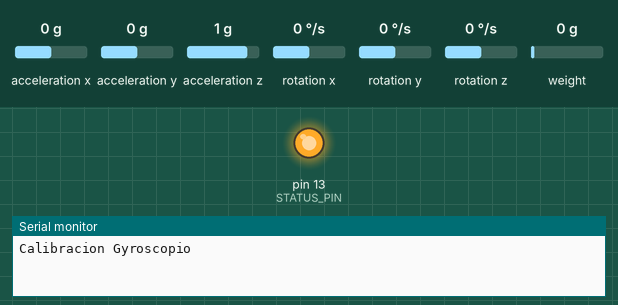
A sketch run on a simulated Arduino Nano, built with avr-gcc and run on an emulated ATmega328P. Parts: output pins drawn as LEDs (lit = HIGH), the last lines printed to the serial monitor. Wiring (inferred from the names in the program): MPU-6050 motion sensor at I2C address 0x68. Inputs (shaded band) come from the test bench; at power-on: acceleration x 0 g, acceleration y 0 g, acceleration z 1 g, rotation x 0 °/s, rotation y 0 °/s, rotation z 0 °/s, weight on the scale 0 g.

Above: at 3.1 s.
At 11.1 s:
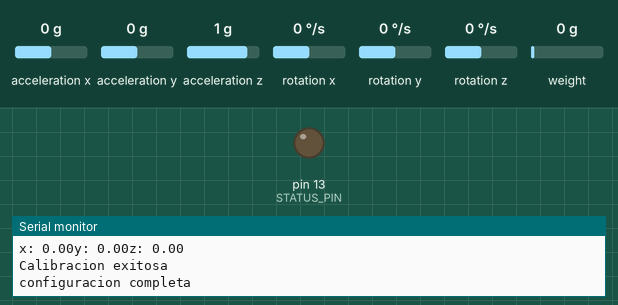
Timing chart, 0 to 12.6 s (numbered marks = the images above):
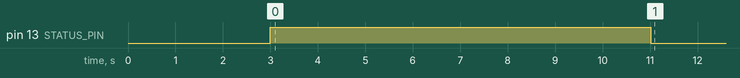

The sketch:

sketch_oct10a_lab_pendulo.ino
```cpp
//********************************************************Autor: Nelson Castillo rev1.0 (agosto 2019)******************************************************************************************************
//********************************************************PENDULO PARA ANGULOS GRANDES(PENDULO INSTRUMENTADO)***************************************************
//**************************************************************************************************************************************************************
//************************* placa de desarrollo arduino nano conectado al modulo bluetooth (hc-05)*************************************************************
//*************************sistema alimentado con una bateria de 9 [v] para evitar la frecuencia de la red de 220[v]******************************************


#define STATUS_PIN                      13             //LED INDICADOR de estado del arduino
//************************************************************************************************
//******************************Registros del IMU MPU6050*****************************************
//************************************************************************************************
#define MPU_POWER_REG                   0x6B             //registro del modo de energia
#define MPU_POWER_CYCLE                 0b00000000       //
#define MPU_READ_TIMEOUT                2000             //
#define MPU_SAMP_FREQ                   250              //

#define MPU_GYRO_CFG_REG                0x1B             //registro del giroscopio
#define MPU_GYRO_READ_REG               0x43
#define MPU_GYRO_READ_REG_SIZE          6
#define MPU_GYRO_CFG_250DEG             0b00000000
#define MPU_GYRO_READINGSCALE_250DEG    131.0            //Escala 250 del giroscopio
#define MPU_GYRO_CFG_500DEG             0b00001000
#define MPU_GYRO_READINGSCALE_500DEG    65.5             //Escala 500 del giroscopio
#define MPU_GYRO_CFG_1000DEG            0b00010000
#define MPU_GYRO_READINGSCALE_1000DEG   32.8             //Escala 1000 del giroscopio
#define MPU_GYRO_CFG_2000DEG            0b00011000
#define MPU_GYRO_READINGSCALE_2000DEG   16.4             //Escala 2000 del giroscopio
#define MPU_CALIBRATE_READING_NUM       2000             //NUMERO de muestras para la calibración

#define MPU_TEMP_READ_REG               0x41             //Registro de temperatura
#define MPU_TEMP_READ_REG_SIZE          2                //Numero de registros del sensor de temperatura

#define MPU_ACCEL_CFG_REG               0x1C             //Registro acelerometro
#define MPU_ACCEL_READ_REG              0x3B
#define MPU_ACCEL_READ_REG_SIZE         6                //Numero de registros del acelerometro SON 6 EN ORDEN valor high and low.
#define MPU_ACCEL_CFG_2G                0b00000000
#define MPU_ACCEL_READINGSCALE_2G       16384.0          //Escala 2g del acelerometro
#define MPU_ACCEL_CFG_4G                0b00001000
#define MPU_ACCEL_READINGSCALE_4G       8192.0           //Escala 4g del acelerometro
#define MPU_ACCEL_CFG_8G                0b00010000
#define MPU_ACCEL_READINGSCALE_8G       4096.0           //Escala 8g del acelerometro
#define MPU_ACCEL_CFG_16G               0b00011000
#define MPU_ACCEL_READINGSCALE_16G      2048.0           //Escala 16g del acelerometro

#define MPU1_I2C_ADDRESS                0b1101000        //adress del IMU
#define MPU2_I2C_ADDRESS                0b1101001
//*****************************************************************************************************
//***************************configuracion HX711*******************************************************
//*****************************************************************************************************
#define DOUT  A0                                         //pin data del hx711
#define CLK  A1                                          //pin clk del hx711
#include <Wire.h>                                        //libreria necesaria para protocolo i2c
#include "HX711.h"                                       //libreria necesaria para el modulo Hx711
//////////////////////////////////////////////////////////////////////////////////////////////////////////////////////////////////
/////-----------------------------------BLUETOOTH-------------------------------------------------------------------------------
////////////////////////////////////////////////////////////////////////////////////////////////////////////////////////////////
#include <SoftwareSerial.h>                              //libreria para el bluetooth hc05
SoftwareSerial BTserial(0,1);                            //RX,TX   linea del bluetooth
//////////////////////////////////////////////////////////////////////////////////////////////////////////////////////////////
/////-------------------------------fin--bluetooth----------------------------------------------------------------------------
//////////////////////////////////////////////////////////////////////////////////////////////////////////////////////////////
HX711 balanza(DOUT, CLK);                               //crear objeto balanza(hx711)

long val = 0;                                           //inicializar variable val en cero para valor adc del hx711
float gForceX, gForceY, gForceZ;                        //aceleracion x,y,z(imu)
float rotX, rotY, rotZ;                                 //variables velocidad angular x,y,z (IMU)
float calibX, calibY, calibZ;
//float pitch, roll, yaw;
float mpuTemp;                                           //variable de temperatura del IMU
long loopTimer = 0;
float t0;                                                //variable tiempo

////////////////////////////////////////////////////////////////////////////////////////////////////////////////////////////
///---------------------------------------setup-----------------------------------------------------------------------------
///////////////////////////////////////////////////////////////////////////////////////////////////////////////////////////
void setup() {
  t0=millis();                         //cronometro
  Serial.begin(115200);                //(57600);
  BTserial.begin(115200);              //baud del modulo bluetooth
  //balanza.set_scale(55.1215);        //hx711
  //balanza.tare(10);                   //hx711
  pinMode(STATUS_PIN,OUTPUT);           //configuro led pin 13
  digitalWrite(STATUS_PIN, LOW);        //led apagado
  Wire.begin();
  SetupMPU();                          //llamo a la funcion que configura al mpu6050
  delay(3000);                         //pausa de 3000 milisegundos
  calibrateGyro();                     //llamo a la funcion de calibracion del giroscopio
  Serial.println("configuracion completa");  //envio mensaje por monitor serial configuración completada
}

//////////////////////////////////////////////////////////////////////////////////////////////////////////////////////
////-------------------------------función de configuración MPU------------------------------------------------------
/////////////////////////////////////////////////////////////////////////////////////////////////////////////////////
void SetupMPU()
{
  Wire.beginTransmission(MPU1_I2C_ADDRESS);   //iniciar la comunicacion con el IMU
  Wire.write(MPU_POWER_REG);                   //escribir en los registros
  Wire.write(MPU_POWER_CYCLE);
  Wire.endTransmission();                     //finalizar la comunicación con el IMU
  Wire.beginTransmission(MPU1_I2C_ADDRESS);   //iniciar la comunicacion con el IMU
  Wire.write(MPU_GYRO_CFG_REG);
  Wire.write(MPU_GYRO_CFG_1000DEG);         //configura escala de giros
  Wire.endTransmission();                    //finalizar la comunicación con el IMU
  Wire.beginTransmission(MPU1_I2C_ADDRESS);   //iniciar la comunicacion con el IMU
  Wire.write(MPU_ACCEL_CFG_REG);
  Wire.write(MPU_ACCEL_CFG_16G);            //configura escala de G
  Wire.endTransmission();                   //finalizar la comunicación con el IMU
}

/////////////////////////////////////////////////////////////////////////////////////////////////////////
///--------------------------------LOOP----------------------------------------------------------------
///////////////////////////////////////////////////////////////////////////////////////////////////////
void loop() {
  if(ReadMPU())
  {
    while(micros() - loopTimer < 4000);
    loopTimer = micros();
  }
}

bool ReadMPU()
{
  if(MPUReadAccel() && MPUReadGyro())
  {
//    calcRotation();
    printData();
    return true;
  }
  return false;
}

///////////////////////////////////////////////////////////////////////////////////////////////////////////////////
////------------------------------------------ACELEROMETROS(IMU)-------------------------------------------------------
///////////////////////////////////////////////////////////////////////////////////////////////////////////////////
bool MPUReadAccel()
{
  Wire.beginTransmission(MPU1_I2C_ADDRESS);         //inicializar la comunicacion con el IMU
  Wire.write(MPU_ACCEL_READ_REG);                   //escribir registro
  Wire.endTransmission();                           //finalizar la comunicacion
  Wire.requestFrom(MPU1_I2C_ADDRESS, MPU_ACCEL_READ_REG_SIZE);
  long timeout = millis() + MPU_READ_TIMEOUT;
  while(Wire.available() < MPU_ACCEL_READ_REG_SIZE && timeout < millis());
  if (timeout <= millis()) return false;
  gForceX = (long)(Wire.read() << 8 | Wire.read()) / MPU_ACCEL_READINGSCALE_16G; //configura escala de G
  gForceY = (long)(Wire.read() << 8 | Wire.read()) / MPU_ACCEL_READINGSCALE_16G;
  gForceZ = (long)(Wire.read() << 8 | Wire.read()) / MPU_ACCEL_READINGSCALE_16G;
  return true;
}

////////////////////////////////////////////////////////////////////////////////////////////////////////////////////
////------------------------------------------TEMPERATURA(IMU)----------------------------------------------------------
///////////////////////////////////////////////////////////////////////////////////////////////////////////////////
bool MPUReadTemp()
{
  Wire.beginTransmission(MPU1_I2C_ADDRESS);     //inicializar comunicación con el IMU
  Wire.write(MPU_TEMP_READ_REG);                //escribir registro
  Wire.endTransmission();                       //finalizar comunicación
  Wire.requestFrom(MPU1_I2C_ADDRESS, MPU_TEMP_READ_REG_SIZE);
  long timeout = millis() + MPU_READ_TIMEOUT;
  while(Wire.available() < MPU_TEMP_READ_REG_SIZE && timeout < millis());
  if (timeout <= millis()) return false;
  mpuTemp = (long)(Wire.read() << 8 | Wire.read())/340 + 36.53;  //formula según datasheet del mpu6050
  return true;
}

////////////////////////////////////////////////////////////////////////////////////////////////////////////////////
////----------------------------------------GIROSCOPIOS(IMU)------------------------------------------------------------
///////////////////////////////////////////////////////////////////////////////////////////////////////////////////
bool MPUReadGyro()
{
  Wire.beginTransmission(MPU1_I2C_ADDRESS);
  Wire.write(MPU_GYRO_READ_REG);
  Wire.endTransmission();
  Wire.requestFrom(MPU1_I2C_ADDRESS, MPU_GYRO_READ_REG_SIZE);
  long timeout = millis() + MPU_READ_TIMEOUT;
  while(Wire.available() < MPU_ACCEL_READ_REG_SIZE && timeout < millis());
  if (timeout <= millis()) return false;
  rotX = (long)(Wire.read() << 8 | Wire.read()) / MPU_GYRO_READINGSCALE_1000DEG;              //configura girosco
  rotY = (long)(Wire.read() << 8 | Wire.read()) / MPU_GYRO_READINGSCALE_1000DEG;
  rotZ = (long)(Wire.read() << 8 | Wire.read()) / MPU_GYRO_READINGSCALE_1000DEG;

  return true;
}

/////////////////////////////////////////////////////////////////////////////////////////////////////////////////////////////
////-----------------------------------------CALIBRACION GIROSCOPIO---------------------------------------------------------
////////////////////////////////////////////////////////////////////////////////////////////////////////////////////////////
void calibrateGyro()
{
  loopTimer = 0;

  digitalWrite(STATUS_PIN, HIGH);          //enciendo led 13
  Serial.println("Calibracion Gyroscopio");    //mensaje x serial

  calibX = 0;                                  //valores iniciales en cero
  calibY = 0;
  calibZ = 0;


  for(int i=0; i<MPU_CALIBRATE_READING_NUM;i++)
  {
    if(MPUReadGyro())
    {
      calibX += rotX;
      calibY += rotY;
      calibZ += rotZ;

      //wait for the next sample cycle
      while(micros() - loopTimer < 4000);
      loopTimer = micros();
    }
    else
    {
      i--;
    }
  }
  calibX = calibX / MPU_CALIBRATE_READING_NUM;
  calibY = calibY / MPU_CALIBRATE_READING_NUM;
  calibZ = calibZ / MPU_CALIBRATE_READING_NUM;

  Serial.print("x: ");
  Serial.print(calibX);
  Serial.print("y: ");
  Serial.print(calibY);
  Serial.print("z: ");
  Serial.println(calibZ);

  Serial.println("Calibracion exitosa");                     //mensaje por monitor serial

  digitalWrite(STATUS_PIN, LOW);                            //se apaga el led 13
}

//void calcRotation()
//{
//  pitch += (rotX - calibX) * (1/(MPU_SAMP_FREQ/MPU_GYRO_READINGSCALE_250DEG));
//  roll += (rotY - calibY) * (1/(MPU_SAMP_FREQ/MPU_GYRO_READINGSCALE_250DEG));
//  yaw += (rotZ - calibZ) * (1/(MPU_SAMP_FREQ/MPU_GYRO_READINGSCALE_250DEG));
//}


//////////////////////////////////////////////////////////////////////////////////////////////////////////////////////////////
////////------------------------------------DATOS A MOSTRAR X MONITOR SERIAL-------------------------------------------------
/////////////////////////////////////////////////////////////////////////////////////////////////////////////////////////////
void printData()
{
  val = balanza.read();
  //Serial.print("Temp (deg c) ");
  //Serial.print(mpuTemp);
  //Serial.print(" Gyro (deg/s)");
  Serial.print(millis()-t0);                     //DATO de tiempo en milisegundos.
  //Serial.print(" X=");
  Serial.print("\t");                            //espacio entre datos
  Serial.print(val);                             //(balanza.get_units(1),0);
  Serial.print("\t");                             // un tab del teclado (espacio en blanco)
  Serial.print(rotX - calibX);                   //velocidad angular en el eje x osea respecto del eje del pendulo
  //Serial.print(" Y=");
  //Serial.print("\t");
  //Serial.print(rotY - calibY);
  //Serial.print(" Z=");
  //Serial.print("\t");
  //Serial.println(rotZ - calibZ);
  //Serial.print(" Accel (g)");
  //Serial.print(" X=");
  //Serial.print("\t");
  //Serial.print(gForceX);
  //Serial.print(" Y=");
  Serial.print("\t");                            // un tab del teclado (espacio en blanco)
  Serial.print(gForceY*9.81);                    //aceleracion en metros /s2 eje y
  //Serial.print(" Z=");
  Serial.print("\t");                            // un tab del teclado (espacio en blanco)
  Serial.println(gForceZ*9.81);                  //aceleracion en metros/s2 eje z
//  Serial.print(" RT:");
//  Serial.print(" Roll:");
//  Serial.print(roll);
//  Serial.print(" Pitch:");
//  Serial.print(pitch);
//  Serial.print(" Yaw:");
//  Serial.println(yaw);

}
```
